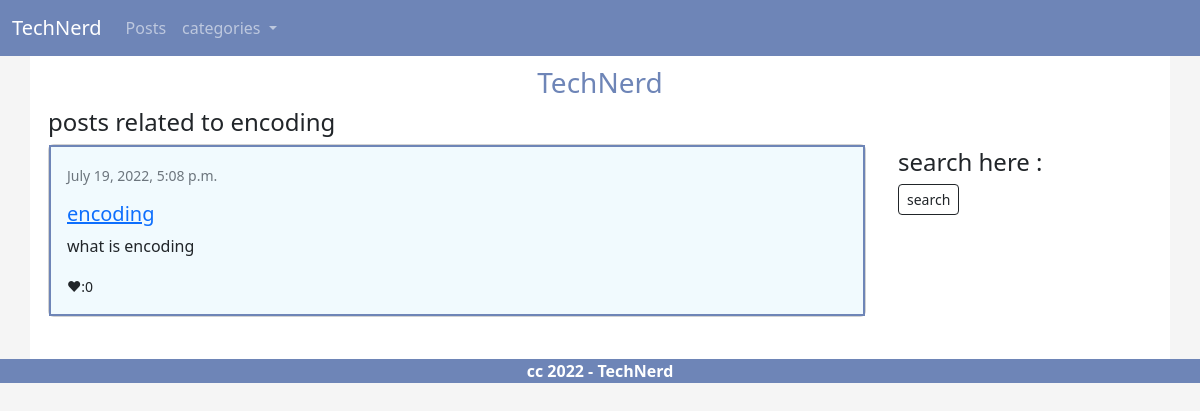
The app's page /posts/encoding/ with its own data.
### post/models.py (models this page shows, shortened)
class Post(models.Model):
    title = models.CharField(max_length=250)
    slug = models.SlugField()
    description = models.CharField(max_length=400)
    body = models.TextField()
    image = models.ImageField(default=None,blank=True)
    category = models.ForeignKey(Category,on_delete=models.DO_NOTHING,related_name='category_posts')
    tags = models.CharField(max_length=100)
    created_date = models.DateTimeField(auto_now_add=True)
    updated_date = models.DateTimeField(auto_now=True)
    def vote_count(self):
        return self.votes.count()
    class Meta():
        ordering = ['-created_date']

### post/views.py (the view)
# urls.py: path('posts/<str:tag>/',views.PostsByKeywordView.as_view(),name='by_keyword'),
class PostsByKeywordView(View):
    template_name = 'post/posts.html'
    def get(self, request, tag):
        posts = Post.objects.filter(tags__contains=tag)
        title = f'posts related to {tag}'
        return render(request, self.template_name, {'posts': posts, 'title': title})

### post/appcontext_processor.py (called while the page is built)
def categories(request):
    return {
        'categories' : Category.objects.all()
    }

### post/templates/post/posts.html (shortened to what this page needs)
{% extends 'bace.html' %}
{% block content %}
    <div class="m-2">
        <h4>{{title}}</h4>
        {% for post in posts %}
        {% include 'includes/post_card.html' with value=post %}
        {% endfor %}
    </div>
{% endblock %}
{% block side %}
    {% include 'includes/search.html' with form=search_form %}
{% endblock %}

### templates/includes/post_card.html (shortened to what this page needs)
<div class="card">
    <div class="card-body">
        <small class="text-muted">{{value.created_date}}</small>
        <a href="{% url 'post:detail' post.slug %}"><h5 class="card-title">{{value.title}}</h5></a>
        <p class="card-text">
            {{value.description}}
        </p>
        <small>❤:{{value.vote_count}}</small>
    </div>
</div><br>

### static/css/main.css (style rules this page uses)
body.style { background-color: #F5F5F5; }
div.card-body { background-color: #F1FAFE; border-style: solid; border-width: 2px; border-color: #6E85B7; }
h5 { padding-top: 15px; }

### records on screen
Post: created_date "July 19, 2022, 5:08 p.m.", title "encoding", description "what is encoding", vote_count "0"

### other values on screen
{{ title }} "posts related to encoding"
